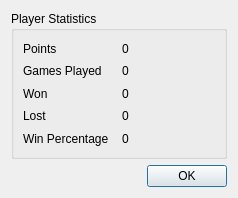
<?xml version="1.0" encoding="UTF-8"?>
<ui version="4.0">
 <class>StatsDialog</class>
 <widget class="QDialog" name="StatsDialog">
  <property name="geometry">
   <rect>
    <x>0</x>
    <y>0</y>
    <width>238</width>
    <height>198</height>
   </rect>
  </property>
  <property name="windowTitle">
   <string>Statistics</string>
  </property>
  <property name="modal">
   <bool>true</bool>
  </property>
  <layout class="QVBoxLayout" name="verticalLayout_2">
   <item>
    <widget class="QGroupBox" name="groupBox">
     <property name="title">
      <string>Player Statistics</string>
     </property>
     <layout class="QVBoxLayout" name="verticalLayout">
      <item>
       <layout class="QGridLayout" name="gridLayout">
        <item row="0" column="0">
         <widget class="QLabel" name="label">
          <property name="text">
           <string>Points</string>
          </property>
         </widget>
        </item>
        <item row="0" column="1">
         <widget class="QLabel" name="pointsLabel">
          <property name="text">
           <string>0</string>
          </property>
         </widget>
        </item>
        <item row="1" column="0">
         <widget class="QLabel" name="label_2">
          <property name="text">
           <string>Games Played</string>
          </property>
         </widget>
        </item>
        <item row="1" column="1">
         <widget class="QLabel" name="playedLabel">
          <property name="text">
           <string>0</string>
          </property>
         </widget>
        </item>
        <item row="2" column="0">
         <widget class="QLabel" name="label_4">
          <property name="text">
           <string>Won</string>
          </property>
         </widget>
        </item>
        <item row="2" column="1">
         <widget class="QLabel" name="wonLabel">
          <property name="text">
           <string>0</string>
          </property>
         </widget>
        </item>
        <item row="3" column="0">
         <widget class="QLabel" name="label_5">
          <property name="text">
           <string>Lost</string>
          </property>
         </widget>
        </item>
        <item row="3" column="1">
         <widget class="QLabel" name="lostLabel">
          <property name="text">
           <string>0</string>
          </property>
         </widget>
        </item>
        <item row="4" column="0">
         <widget class="QLabel" name="label_6">
          <property name="text">
           <string>Win Percentage</string>
          </property>
         </widget>
        </item>
        <item row="4" column="1">
         <widget class="QLabel" name="percentLabel">
          <property name="text">
           <string>0</string>
          </property>
         </widget>
        </item>
       </layout>
      </item>
     </layout>
    </widget>
   </item>
   <item>
    <widget class="QDialogButtonBox" name="buttonBox">
     <property name="orientation">
      <enum>Qt::Horizontal</enum>
     </property>
     <property name="standardButtons">
      <set>QDialogButtonBox::Ok</set>
     </property>
    </widget>
   </item>
  </layout>
 </widget>
 <resources/>
 <connections>
  <connection>
   <sender>buttonBox</sender>
   <signal>accepted()</signal>
   <receiver>StatsDialog</receiver>
   <slot>accept()</slot>
   <hints>
    <hint type="sourcelabel">
     <x>248</x>
     <y>254</y>
    </hint>
    <hint type="destinationlabel">
     <x>157</x>
     <y>274</y>
    </hint>
   </hints>
  </connection>
  <connection>
   <sender>buttonBox</sender>
   <signal>rejected()</signal>
   <receiver>StatsDialog</receiver>
   <slot>reject()</slot>
   <hints>
    <hint type="sourcelabel">
     <x>316</x>
     <y>260</y>
    </hint>
    <hint type="destinationlabel">
     <x>286</x>
     <y>274</y>
    </hint>
   </hints>
  </connection>
 </connections>
</ui>
